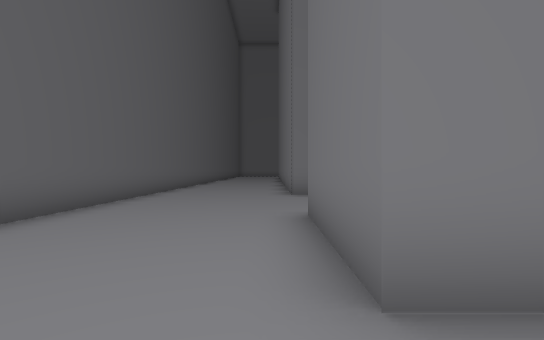
[1] (above)

24 first-person views from a walk through a 3-D level made in the Godot game engine. The camera is 1.5 m above the floor, looks level and sees 85° across. The floor is counted in squares, 2 m on a side. Each view is taken from the middle of a square. On the plan, view 1 faces up. The plan holds only what a view shows up to about 10 squares ahead; the rest is blank. The place goes on beyond the plan.

[2]
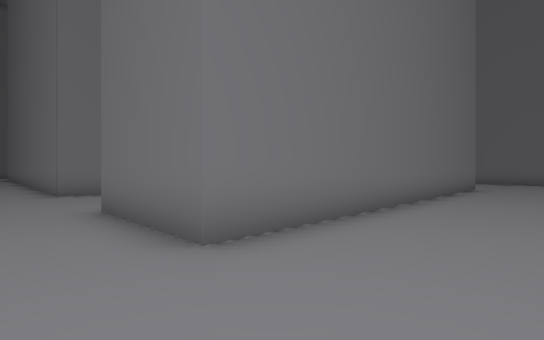

[3]
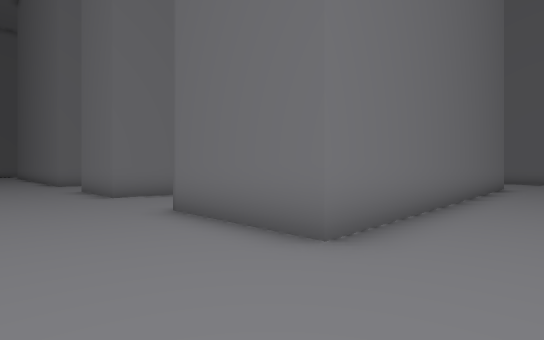

[4]
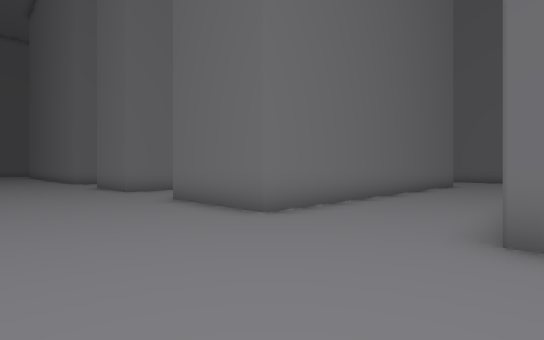

[5]
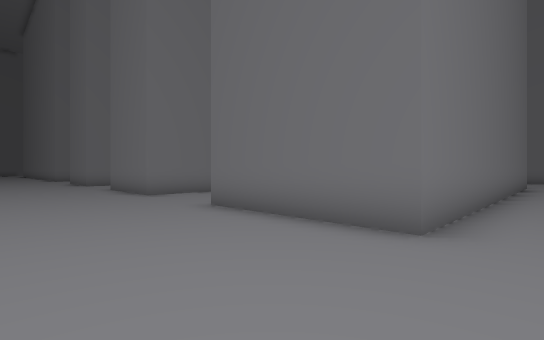

[6]
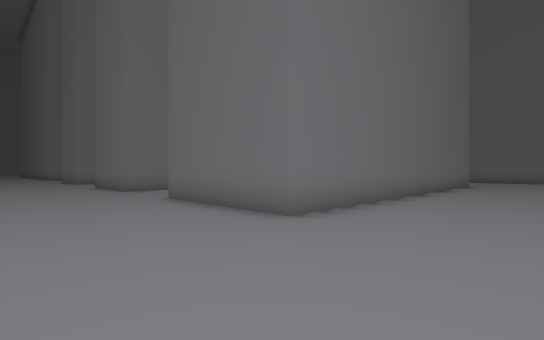

[7]
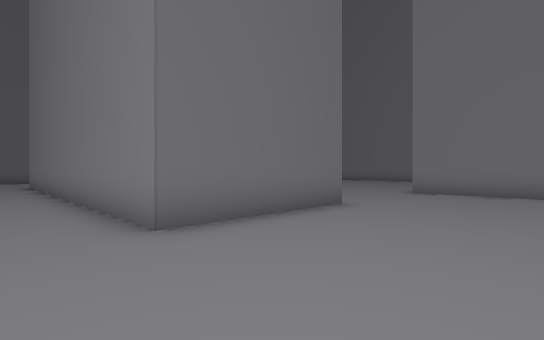

[8]
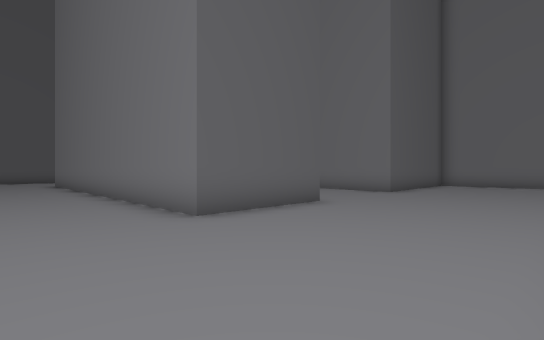

[9]
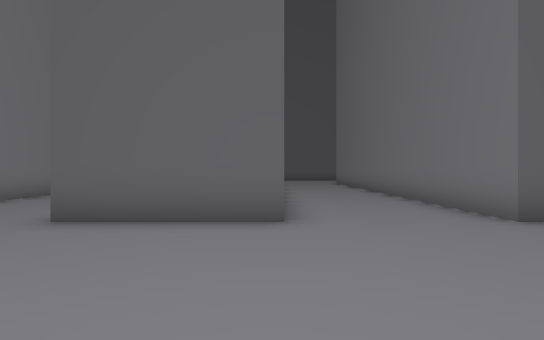

[10]
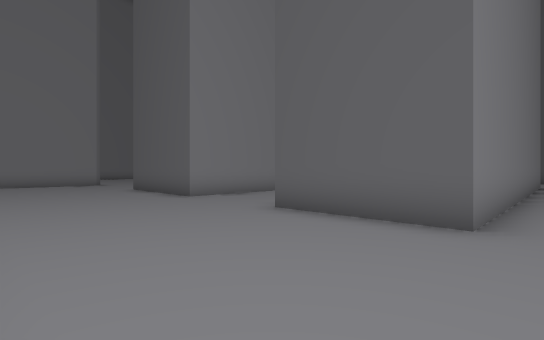

[11]
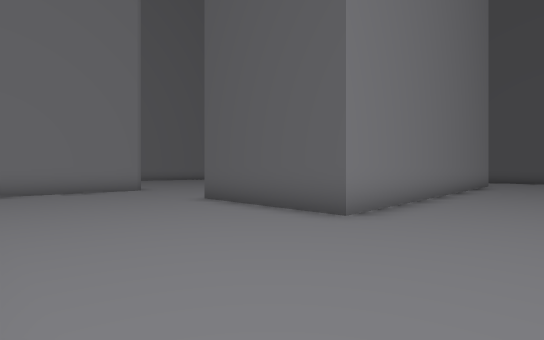

[12]
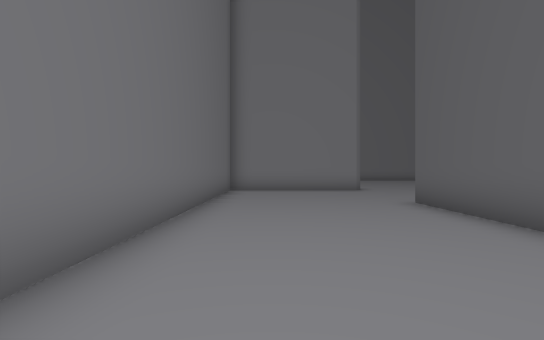

[13]
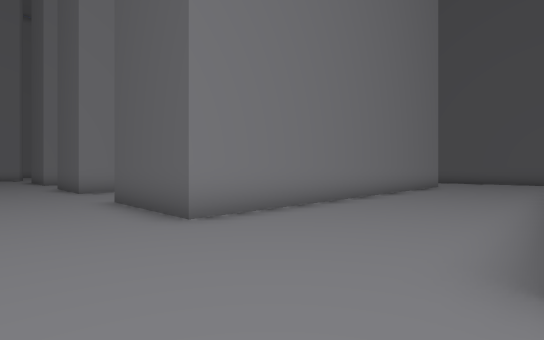

[14]
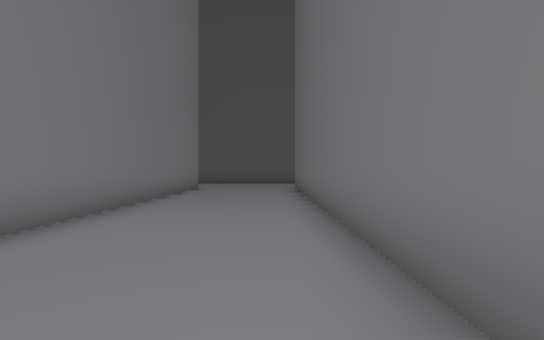

[15]
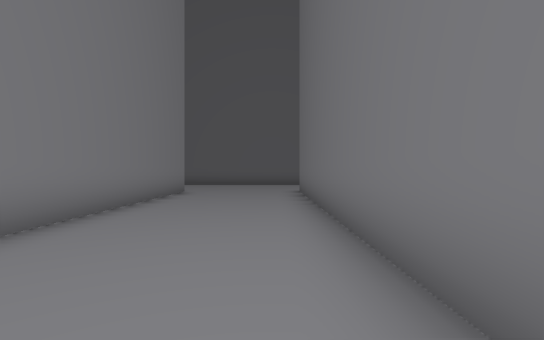

[16]
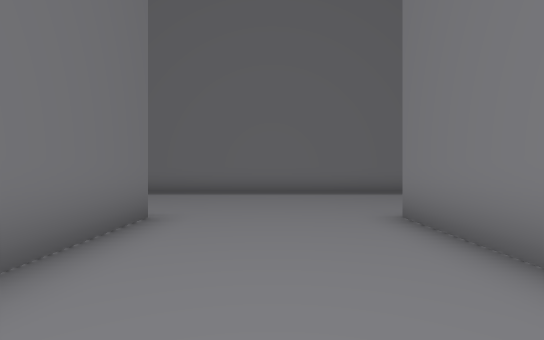

[17]
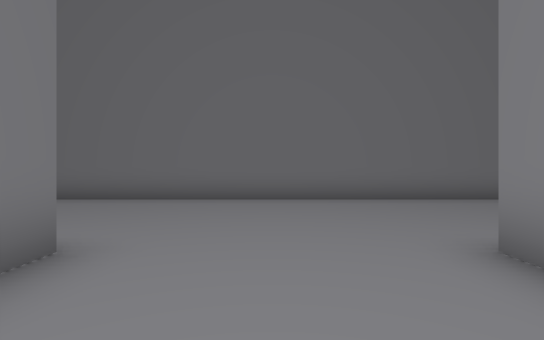

[18]
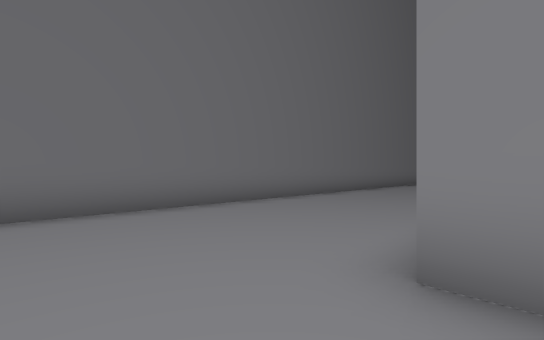

[19]
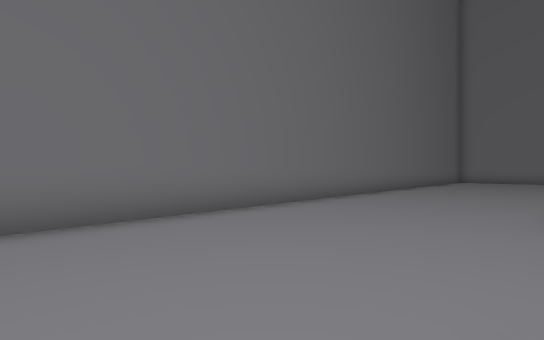

[20]
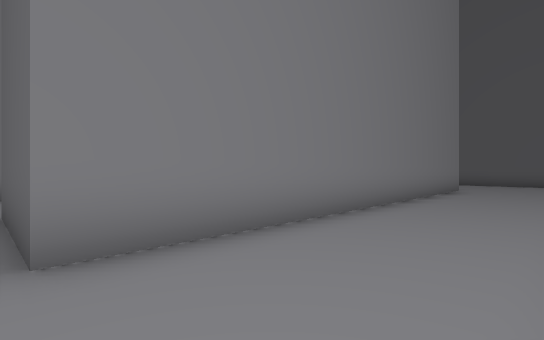

[21]
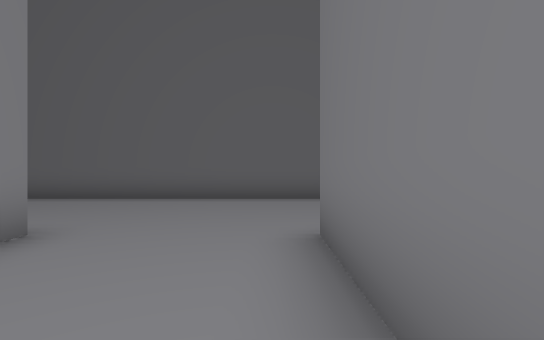

[22]
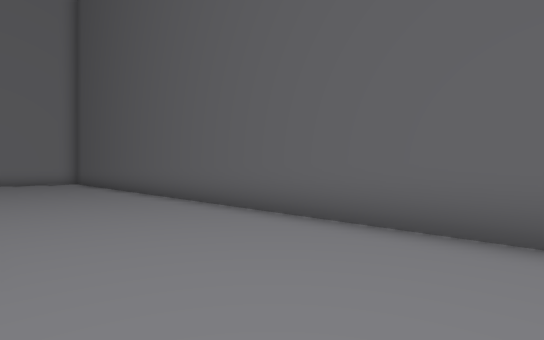

[23]
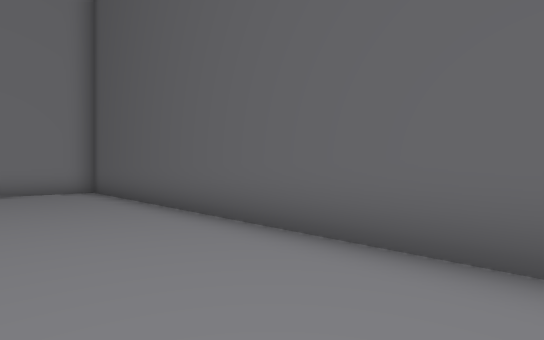

[24]
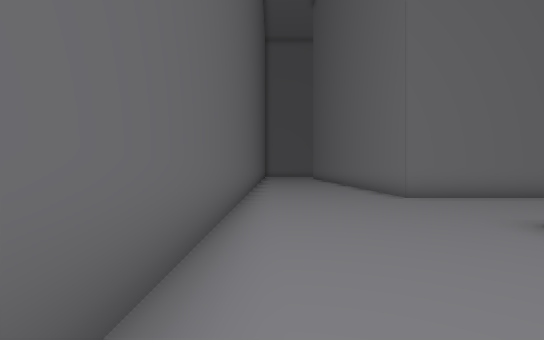

### Floor plan
Points are (right, up) in squares from view 1. A wall is a line through its corners. A room is listed if a view was taken in it or the views show most of it. See-through windows are left out.
Room 1 (views 1, 2, 3, 4, 5, 6, 7, 8, 9, 10, 11, 12, 13, 14, 15, 16, 17, 18, 19, 20, 21, 22, 23, 24)
walls: (10.4, -5.2) (0.6, -5.2) (0.6, -1.8) (12.7, -1.8) (12.7, -5.2); (2, -12.8) (0.6, -12.8) (0.6, -8.6) (12.7, -8.6) (12.7, -12.9); (1, 4.9) (12.7, 4.9) (12.7, 1.6) (0.6, 1.6) (0.6, 4.9); (13.9, -17) (16.6, -17); (17.6, -16) (17.6, 11.5); (12.8, 9) (0.6, 9) (0.6, 11.4); (-3.7, 10.8) (-3.7, -17) (0.6, -17)

Where each view was taken, in squares from view 1:
view 1: 0 up, 0 right, facing up
view 2: 1 down, 1 left, facing up-right
view 3: 7 down, 2 left, facing up-right
view 4: 9 down, 3 left, facing up-right
view 5: 14 down, 3 left, facing up-right
view 6: 16 down, 3 left, facing up-right
view 7: 7 down, 3 left, facing down-right
view 8: 1 down, 17 right, facing up-left
view 9: 2 down, 17 right, facing left
view 10: 1 down, 17 right, facing down-left
view 11: 6 down, 17 right, facing down-left
view 12: 6 down, 16 right, facing down
view 13: 9 up, 15 right, facing down-left
view 14: 8 up, 13 right, facing left
view 15: 8 up, 11 right, facing left
view 16: 7 up, 8 right, facing right
view 17: 7 up, 10 right, facing right
view 18: 7 up, 12 right, facing down-right
view 19: 3 up, 13 right, facing down-right
view 20: 1 up, 13 right, facing down-left
view 21: 1 up, 4 right, facing left
view 22: 1 up, 0 right, facing down-left
view 23: 6 down, 1 left, facing down-left
view 24: 1 up, 3 left, facing up
